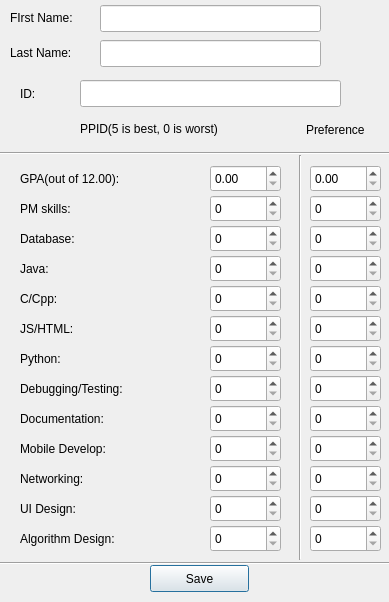
<?xml version="1.0" encoding="UTF-8"?>
<ui version="4.0">
 <class>Profilewindow</class>
 <widget class="QDialog" name="Profilewindow">
  <property name="geometry">
   <rect>
    <x>0</x>
    <y>0</y>
    <width>389</width>
    <height>602</height>
   </rect>
  </property>
  <property name="windowTitle">
   <string>Profile</string>
  </property>
  <widget class="QLabel" name="nameLabel">
   <property name="geometry">
    <rect>
     <x>10</x>
     <y>10</y>
     <width>81</width>
     <height>16</height>
    </rect>
   </property>
   <property name="text">
    <string>FIrst Name:</string>
   </property>
  </widget>
  <widget class="QLabel" name="idLabel">
   <property name="geometry">
    <rect>
     <x>20</x>
     <y>85</y>
     <width>51</width>
     <height>17</height>
    </rect>
   </property>
   <property name="text">
    <string>ID:</string>
   </property>
  </widget>
  <widget class="QLabel" name="label_3">
   <property name="geometry">
    <rect>
     <x>20</x>
     <y>170</y>
     <width>121</width>
     <height>17</height>
    </rect>
   </property>
   <property name="text">
    <string>GPA(out of 12.00):</string>
   </property>
  </widget>
  <widget class="QLineEdit" name="firstName">
   <property name="geometry">
    <rect>
     <x>100</x>
     <y>5</y>
     <width>221</width>
     <height>27</height>
    </rect>
   </property>
  </widget>
  <widget class="Line" name="line">
   <property name="geometry">
    <rect>
     <x>0</x>
     <y>145</y>
     <width>391</width>
     <height>16</height>
    </rect>
   </property>
   <property name="orientation">
    <enum>Qt::Horizontal</enum>
   </property>
  </widget>
  <widget class="QLineEdit" name="id">
   <property name="geometry">
    <rect>
     <x>80</x>
     <y>80</y>
     <width>261</width>
     <height>27</height>
    </rect>
   </property>
   <property name="readOnly">
    <bool>true</bool>
   </property>
  </widget>
  <widget class="QLabel" name="label_4">
   <property name="geometry">
    <rect>
     <x>80</x>
     <y>120</y>
     <width>171</width>
     <height>17</height>
    </rect>
   </property>
   <property name="text">
    <string>PPID(5 is best, 0 is worst)</string>
   </property>
  </widget>
  <widget class="QDoubleSpinBox" name="gpaSpin">
   <property name="geometry">
    <rect>
     <x>210</x>
     <y>165</y>
     <width>71</width>
     <height>27</height>
    </rect>
   </property>
   <property name="maximum">
    <double>12.000000000000000</double>
   </property>
  </widget>
  <widget class="QLabel" name="label_5">
   <property name="geometry">
    <rect>
     <x>20</x>
     <y>200</y>
     <width>67</width>
     <height>17</height>
    </rect>
   </property>
   <property name="text">
    <string>PM skills:</string>
   </property>
  </widget>
  <widget class="QLabel" name="label_6">
   <property name="geometry">
    <rect>
     <x>20</x>
     <y>230</y>
     <width>71</width>
     <height>17</height>
    </rect>
   </property>
   <property name="text">
    <string>Database:</string>
   </property>
  </widget>
  <widget class="QLabel" name="label_7">
   <property name="geometry">
    <rect>
     <x>20</x>
     <y>260</y>
     <width>67</width>
     <height>17</height>
    </rect>
   </property>
   <property name="text">
    <string>Java:</string>
   </property>
  </widget>
  <widget class="QLabel" name="label_8">
   <property name="geometry">
    <rect>
     <x>20</x>
     <y>290</y>
     <width>67</width>
     <height>17</height>
    </rect>
   </property>
   <property name="text">
    <string>C/Cpp:</string>
   </property>
  </widget>
  <widget class="QLabel" name="label_9">
   <property name="geometry">
    <rect>
     <x>20</x>
     <y>320</y>
     <width>67</width>
     <height>17</height>
    </rect>
   </property>
   <property name="text">
    <string>JS/HTML:</string>
   </property>
  </widget>
  <widget class="QLabel" name="label_10">
   <property name="geometry">
    <rect>
     <x>20</x>
     <y>350</y>
     <width>67</width>
     <height>17</height>
    </rect>
   </property>
   <property name="text">
    <string>Python:</string>
   </property>
  </widget>
  <widget class="QLabel" name="label_11">
   <property name="geometry">
    <rect>
     <x>20</x>
     <y>380</y>
     <width>141</width>
     <height>17</height>
    </rect>
   </property>
   <property name="text">
    <string>Debugging/Testing:</string>
   </property>
  </widget>
  <widget class="QLabel" name="label_12">
   <property name="geometry">
    <rect>
     <x>20</x>
     <y>410</y>
     <width>121</width>
     <height>17</height>
    </rect>
   </property>
   <property name="text">
    <string>Documentation:</string>
   </property>
  </widget>
  <widget class="QLabel" name="label_13">
   <property name="geometry">
    <rect>
     <x>20</x>
     <y>440</y>
     <width>121</width>
     <height>17</height>
    </rect>
   </property>
   <property name="text">
    <string>Mobile Develop:</string>
   </property>
  </widget>
  <widget class="QLabel" name="label_14">
   <property name="geometry">
    <rect>
     <x>20</x>
     <y>470</y>
     <width>91</width>
     <height>17</height>
    </rect>
   </property>
   <property name="text">
    <string>Networking:</string>
   </property>
  </widget>
  <widget class="QLabel" name="label_15">
   <property name="geometry">
    <rect>
     <x>20</x>
     <y>500</y>
     <width>81</width>
     <height>17</height>
    </rect>
   </property>
   <property name="text">
    <string>UI Design:</string>
   </property>
  </widget>
  <widget class="QLabel" name="label_16">
   <property name="geometry">
    <rect>
     <x>20</x>
     <y>530</y>
     <width>131</width>
     <height>17</height>
    </rect>
   </property>
   <property name="text">
    <string>Algorithm Design:</string>
   </property>
  </widget>
  <widget class="QSpinBox" name="pmSpin">
   <property name="geometry">
    <rect>
     <x>210</x>
     <y>195</y>
     <width>71</width>
     <height>27</height>
    </rect>
   </property>
   <property name="minimum">
    <number>0</number>
   </property>
   <property name="maximum">
    <number>5</number>
   </property>
  </widget>
  <widget class="QSpinBox" name="dbSpin">
   <property name="geometry">
    <rect>
     <x>210</x>
     <y>225</y>
     <width>71</width>
     <height>27</height>
    </rect>
   </property>
   <property name="minimum">
    <number>0</number>
   </property>
   <property name="maximum">
    <number>5</number>
   </property>
  </widget>
  <widget class="QSpinBox" name="javaSpin">
   <property name="geometry">
    <rect>
     <x>210</x>
     <y>255</y>
     <width>71</width>
     <height>27</height>
    </rect>
   </property>
   <property name="minimum">
    <number>0</number>
   </property>
   <property name="maximum">
    <number>5</number>
   </property>
  </widget>
  <widget class="QSpinBox" name="cSpin">
   <property name="geometry">
    <rect>
     <x>210</x>
     <y>285</y>
     <width>71</width>
     <height>27</height>
    </rect>
   </property>
   <property name="minimum">
    <number>0</number>
   </property>
   <property name="maximum">
    <number>5</number>
   </property>
  </widget>
  <widget class="QSpinBox" name="jsSpin">
   <property name="geometry">
    <rect>
     <x>210</x>
     <y>315</y>
     <width>71</width>
     <height>27</height>
    </rect>
   </property>
   <property name="minimum">
    <number>0</number>
   </property>
   <property name="maximum">
    <number>5</number>
   </property>
  </widget>
  <widget class="QSpinBox" name="pythonSpin">
   <property name="geometry">
    <rect>
     <x>210</x>
     <y>345</y>
     <width>71</width>
     <height>27</height>
    </rect>
   </property>
   <property name="minimum">
    <number>0</number>
   </property>
   <property name="maximum">
    <number>5</number>
   </property>
  </widget>
  <widget class="QSpinBox" name="debuggingSpin">
   <property name="geometry">
    <rect>
     <x>210</x>
     <y>375</y>
     <width>71</width>
     <height>27</height>
    </rect>
   </property>
   <property name="minimum">
    <number>0</number>
   </property>
   <property name="maximum">
    <number>5</number>
   </property>
  </widget>
  <widget class="QSpinBox" name="docSpin">
   <property name="geometry">
    <rect>
     <x>210</x>
     <y>405</y>
     <width>71</width>
     <height>27</height>
    </rect>
   </property>
   <property name="minimum">
    <number>0</number>
   </property>
   <property name="maximum">
    <number>5</number>
   </property>
  </widget>
  <widget class="QSpinBox" name="mobileSpin">
   <property name="geometry">
    <rect>
     <x>210</x>
     <y>435</y>
     <width>71</width>
     <height>27</height>
    </rect>
   </property>
   <property name="minimum">
    <number>0</number>
   </property>
   <property name="maximum">
    <number>5</number>
   </property>
  </widget>
  <widget class="QSpinBox" name="networkingSpin">
   <property name="geometry">
    <rect>
     <x>210</x>
     <y>465</y>
     <width>71</width>
     <height>27</height>
    </rect>
   </property>
   <property name="minimum">
    <number>0</number>
   </property>
   <property name="maximum">
    <number>5</number>
   </property>
  </widget>
  <widget class="QSpinBox" name="uiSpin">
   <property name="geometry">
    <rect>
     <x>210</x>
     <y>495</y>
     <width>71</width>
     <height>27</height>
    </rect>
   </property>
   <property name="minimum">
    <number>0</number>
   </property>
   <property name="maximum">
    <number>5</number>
   </property>
  </widget>
  <widget class="QSpinBox" name="algSpin">
   <property name="geometry">
    <rect>
     <x>210</x>
     <y>525</y>
     <width>71</width>
     <height>27</height>
    </rect>
   </property>
   <property name="minimum">
    <number>0</number>
   </property>
   <property name="maximum">
    <number>5</number>
   </property>
  </widget>
  <widget class="QPushButton" name="saveButton">
   <property name="geometry">
    <rect>
     <x>150</x>
     <y>565</y>
     <width>99</width>
     <height>27</height>
    </rect>
   </property>
   <property name="text">
    <string>Save</string>
   </property>
  </widget>
  <widget class="Line" name="line_2">
   <property name="geometry">
    <rect>
     <x>290</x>
     <y>155</y>
     <width>20</width>
     <height>405</height>
    </rect>
   </property>
   <property name="orientation">
    <enum>Qt::Vertical</enum>
   </property>
  </widget>
  <widget class="QDoubleSpinBox" name="gpaSpinPref">
   <property name="geometry">
    <rect>
     <x>310</x>
     <y>165</y>
     <width>71</width>
     <height>27</height>
    </rect>
   </property>
   <property name="maximum">
    <double>12.000000000000000</double>
   </property>
  </widget>
  <widget class="QSpinBox" name="pmPrefSpin">
   <property name="geometry">
    <rect>
     <x>310</x>
     <y>195</y>
     <width>71</width>
     <height>27</height>
    </rect>
   </property>
   <property name="maximum">
    <number>5</number>
   </property>
  </widget>
  <widget class="QSpinBox" name="dbSpinPref">
   <property name="geometry">
    <rect>
     <x>310</x>
     <y>225</y>
     <width>71</width>
     <height>27</height>
    </rect>
   </property>
   <property name="maximum">
    <number>5</number>
   </property>
  </widget>
  <widget class="QSpinBox" name="javaSpinPref">
   <property name="geometry">
    <rect>
     <x>310</x>
     <y>255</y>
     <width>71</width>
     <height>27</height>
    </rect>
   </property>
   <property name="maximum">
    <number>5</number>
   </property>
  </widget>
  <widget class="QSpinBox" name="cSpinPref">
   <property name="geometry">
    <rect>
     <x>310</x>
     <y>285</y>
     <width>71</width>
     <height>27</height>
    </rect>
   </property>
   <property name="maximum">
    <number>5</number>
   </property>
  </widget>
  <widget class="QSpinBox" name="jsSpinPref">
   <property name="geometry">
    <rect>
     <x>310</x>
     <y>315</y>
     <width>71</width>
     <height>27</height>
    </rect>
   </property>
   <property name="maximum">
    <number>5</number>
   </property>
  </widget>
  <widget class="QSpinBox" name="pythonSpinPref">
   <property name="geometry">
    <rect>
     <x>310</x>
     <y>345</y>
     <width>71</width>
     <height>27</height>
    </rect>
   </property>
   <property name="maximum">
    <number>5</number>
   </property>
  </widget>
  <widget class="QSpinBox" name="debuggingSpinPref">
   <property name="geometry">
    <rect>
     <x>310</x>
     <y>375</y>
     <width>71</width>
     <height>27</height>
    </rect>
   </property>
   <property name="maximum">
    <number>5</number>
   </property>
  </widget>
  <widget class="QSpinBox" name="docSpinPref">
   <property name="geometry">
    <rect>
     <x>310</x>
     <y>405</y>
     <width>71</width>
     <height>27</height>
    </rect>
   </property>
   <property name="maximum">
    <number>5</number>
   </property>
  </widget>
  <widget class="QSpinBox" name="mobileSpinPref">
   <property name="geometry">
    <rect>
     <x>310</x>
     <y>435</y>
     <width>71</width>
     <height>27</height>
    </rect>
   </property>
   <property name="maximum">
    <number>5</number>
   </property>
  </widget>
  <widget class="QSpinBox" name="networkingSpinPref">
   <property name="geometry">
    <rect>
     <x>310</x>
     <y>465</y>
     <width>71</width>
     <height>27</height>
    </rect>
   </property>
   <property name="maximum">
    <number>5</number>
   </property>
  </widget>
  <widget class="QSpinBox" name="uiSpinPref">
   <property name="geometry">
    <rect>
     <x>310</x>
     <y>495</y>
     <width>71</width>
     <height>27</height>
    </rect>
   </property>
   <property name="maximum">
    <number>5</number>
   </property>
  </widget>
  <widget class="QSpinBox" name="algSpinPref">
   <property name="geometry">
    <rect>
     <x>310</x>
     <y>525</y>
     <width>71</width>
     <height>27</height>
    </rect>
   </property>
   <property name="maximum">
    <number>5</number>
   </property>
  </widget>
  <widget class="QLabel" name="label_17">
   <property name="geometry">
    <rect>
     <x>306</x>
     <y>120</y>
     <width>81</width>
     <height>20</height>
    </rect>
   </property>
   <property name="text">
    <string>Preference</string>
   </property>
  </widget>
  <widget class="Line" name="line_3">
   <property name="geometry">
    <rect>
     <x>0</x>
     <y>555</y>
     <width>391</width>
     <height>16</height>
    </rect>
   </property>
   <property name="orientation">
    <enum>Qt::Horizontal</enum>
   </property>
  </widget>
  <widget class="QLabel" name="nameLabel_2">
   <property name="geometry">
    <rect>
     <x>10</x>
     <y>45</y>
     <width>81</width>
     <height>16</height>
    </rect>
   </property>
   <property name="text">
    <string>Last Name:</string>
   </property>
  </widget>
  <widget class="QLineEdit" name="lastName">
   <property name="geometry">
    <rect>
     <x>100</x>
     <y>40</y>
     <width>221</width>
     <height>27</height>
    </rect>
   </property>
  </widget>
 </widget>
 <resources/>
 <connections/>
</ui>
